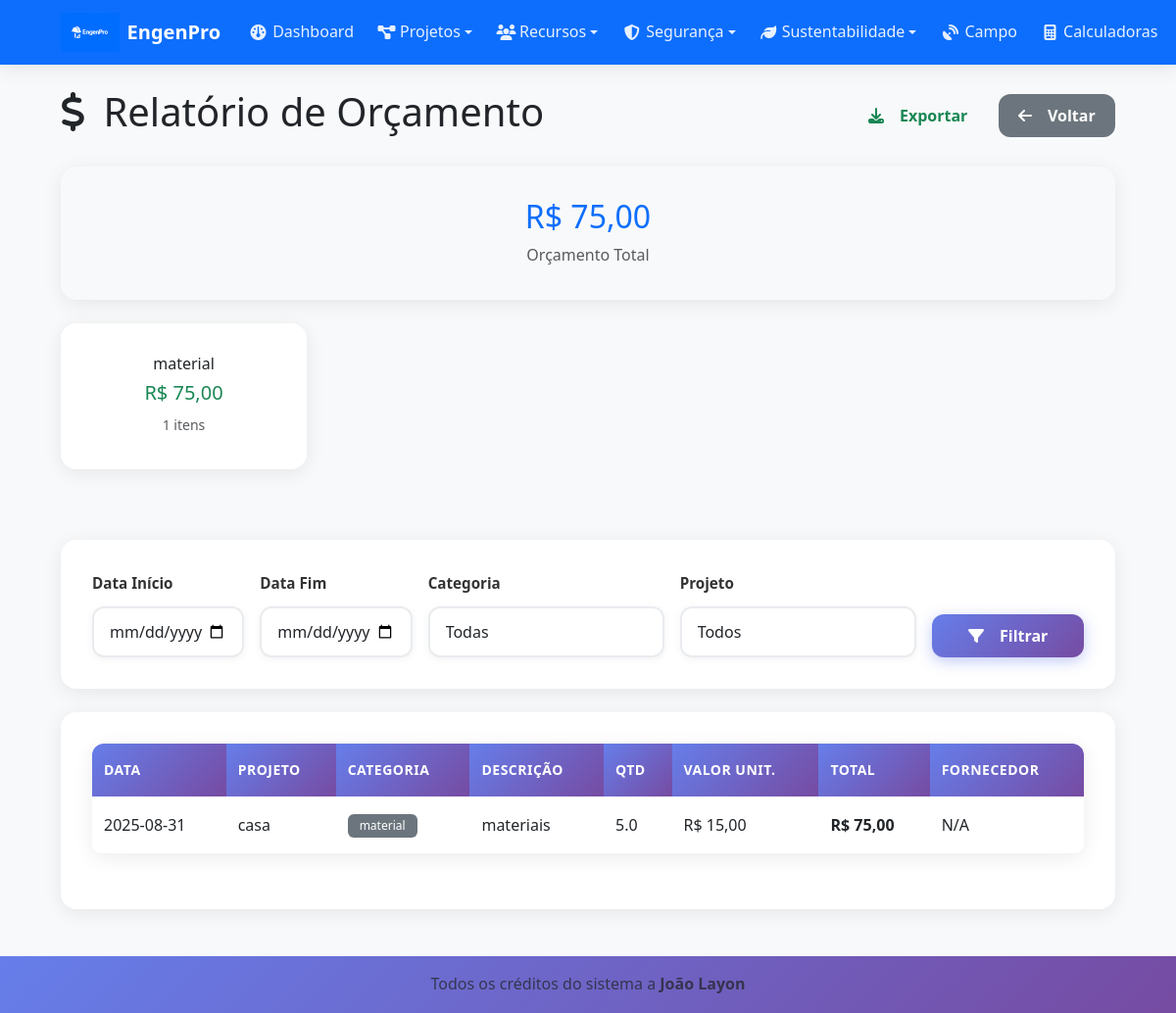
The app's page /reports/budget (signed in) with its own data.
### tables this page shows
CREATE TABLE budget_items (
    id INTEGER PRIMARY KEY AUTOINCREMENT,
    project_id INTEGER,
    category TEXT NOT NULL,
    description TEXT,
    quantity REAL DEFAULT 1,
    unit_cost REAL NOT NULL,
    total_cost REAL NOT NULL,
    supplier_id INTEGER,
    created_at TIMESTAMP DEFAULT CURRENT_TIMESTAMP,
    FOREIGN KEY (project_id) REFERENCES projects (id),
    FOREIGN KEY (supplier_id) REFERENCES suppliers (id)
);

CREATE TABLE projects (
    id INTEGER PRIMARY KEY AUTOINCREMENT,
    name TEXT NOT NULL,
    description TEXT,
    status TEXT DEFAULT 'active',
    start_date DATE,
    end_date DATE,
    budget REAL DEFAULT 0,
    user_id INTEGER,
    created_at TIMESTAMP DEFAULT CURRENT_TIMESTAMP,
    FOREIGN KEY (user_id) REFERENCES users (id)
);

### blueprints/reports.py (the view)
@reports_bp.route('/budget')
def budget():
    if 'user_id' not in session:
        return redirect(url_for('auth.login'))
    db = get_db()
    start_date = request.args.get('start_date')
    end_date = request.args.get('end_date')
    category = request.args.get('category')
    project_id = request.args.get('project_id')
    query = '''
        SELECT b.*, p.name as project_name, s.name as supplier_name
        FROM budget_items b
        LEFT JOIN projects p ON b.project_id = p.id
        LEFT JOIN suppliers s ON b.supplier_id = s.id
        WHERE 1=1
    '''
    params = []
    if start_date:
        query += ' AND b.created_at >= ?'
        params.append(start_date)
    if end_date:
        query += ' AND b.created_at <= ?'
        params.append(end_date + ' 23:59:59')
    if category:
        query += ' AND b.category = ?'
        params.append(category)
    if project_id:
        query += ' AND b.project_id = ?'
        params.append(project_id)
    query += ' ORDER BY b.created_at DESC'
    budget_items = db.execute(query, params).fetchall()
    category_totals = db.execute(
        'SELECT category, SUM(total_cost) as total, COUNT(*) as count '
        'FROM budget_items GROUP BY category ORDER BY total DESC'
    ).fetchall()
    total_budget = sum(item['total_cost'] for item in budget_items)
    projects = db.execute('SELECT id, name FROM projects ORDER BY name').fetchall()
    categories = db.execute(
        'SELECT DISTINCT category FROM budget_items WHERE category IS NOT NULL ORDER BY category'
    ).fetchall()
    return render_template('reports/budget.html',
                         budget_items=budget_items,
                         category_totals=category_totals,
                         total_budget=total_budget,
                         projects=projects,
                         categories=categories,
                         filters={
                             'start_date': start_date,
                             'end_date': end_date,
                             'category': category,
                             'project_id': project_id
                         })

### blueprints/reports.py (called while the page is built)
def get_db():
    from flask import current_app
    return current_app.get_db()

### templates/reports/budget.html (shortened to what this page needs)
{% extends "base.html" %}
{% block content %}
<div class="d-flex justify-content-between align-items-center mb-4">
    <h1>
        <i class="fas fa-dollar-sign me-2"></i>
        Relatório de Orçamento
    </h1>
    <div>
        <a href="{{ url_for('reports.export', report_type='budget') }}" class="btn btn-outline-success me-2">
            <i class="fas fa-download me-2"></i>
            Exportar
        </a>
        <a href="{{ url_for('reports.index') }}" class="btn btn-secondary">
            <i class="fas fa-arrow-left me-2"></i>
            Voltar
        </a>
    </div>
</div>
<div class="card mb-4 bg-light">
    <div class="card-body text-center">
        <h2 class="text-primary">R$ {{ "{:,.2f}".format(total_budget).replace(',', '.').replace('.', ',', 1) }}</h2>
        <p class="mb-0 text-muted">Orçamento Total</p>
    </div>
</div>
{% if category_totals %}
<div class="row mb-4">
    {% for category in category_totals %}
        <div class="col-md-3 mb-3">
            <div class="card">
                <div class="card-body text-center">
                    <h6 class="card-title">{{ category.category or 'Sem categoria' }}</h6>
                    <h5 class="text-success">R$ {{ "{:,.2f}".format(category.total).replace(',', '.').replace('.', ',', 1) }}</h5>
                    <small class="text-muted">{{ category.count }} itens</small>
                </div>
            </div>
        </div>
    {% endfor %}
</div>
{% endif %}
<div class="card mb-4">
    <div class="card-body">
        <form method="GET" class="row g-3">
            <div class="col-md-2">
                <label for="start_date" class="form-label">Data Início</label>
                <input type="date" class="form-control" id="start_date" name="start_date"
                       value="{{ filters.start_date or '' }}">
            </div>
            <div class="col-md-2">
                <label for="end_date" class="form-label">Data Fim</label>
                <input type="date" class="form-control" id="end_date" name="end_date"
                       value="{{ filters.end_date or '' }}">
            </div>
            <div class="col-md-3">
                <label for="category" class="form-label">Categoria</label>
                <select class="form-select" id="category" name="category">
                    <option value="">Todas</option>
                </select>
            </div>
            <div class="col-md-3">
                <label for="project_id" class="form-label">Projeto</label>
                <select class="form-select" id="project_id" name="project_id">
                    <option value="">Todos</option>
                </select>
            </div>
            <div class="col-md-2 d-flex align-items-end">
                <button type="submit" class="btn btn-primary w-100">
                    <i class="fas fa-filter me-2"></i>
                    Filtrar
                </button>
            </div>
        </form>
    </div>
</div>
{% if budget_items %}
    <div class="card">
        <div class="card-body">
            <div class="table-responsive">
                <table class="table table-hover">
                    <thead>
                        <tr>
                            <th>Data</th>
                            <th>Projeto</th>
                            <th>Categoria</th>
                            <th>Descrição</th>
                            <th>Qtd</th>
                            <th>Valor Unit.</th>
                            <th>Total</th>
                            <th>Fornecedor</th>
                        </tr>
                    </thead>
                    <tbody>
                        {% for item in budget_items %}
                            <tr>
                                <td>{{ item.created_at[:10] }}</td>
                                <td>{{ item.project_name or 'N/A' }}</td>
                                <td>
                                    <span class="badge bg-secondary">{{ item.category }}</span>
                                </td>
                                <td>{{ item.description or '-' }}</td>
                                <td>{{ item.quantity }}</td>
                                <td>R$ {{ "{:,.2f}".format(item.unit_cost).replace(',', '.').replace('.', ',', 1) }}</td>
                                <td class="fw-bold">R$ {{ "{:,.2f}".format(item.total_cost).replace(',', '.').replace('.', ',', 1) }}</td>
                                <td>{{ item.supplier_name or 'N/A' }}</td>
                            </tr>
                        {% endfor %}
                    </tbody>
                </table>
            </div>
        </div>
    </div>
{% endif %}
{% endblock %}

### static/css/style.css (style rules this page uses)
:root { --primary-color: #0d6efd; --success-color: #198754; --warning-color: #ffc107; --danger-color: #dc3545; --info-color: #0dcaf0; --dark-color: #212529; --light-color: #f8f9fa; --border-radius: 0.375rem; --box-shadow: 0 0.125rem 0.25rem rgba(0, 0, 0, 0.075); --box-shadow-lg: 0 1rem 3rem rgba(0, 0, 0, 0.175); }
body { font-family: 'Segoe UI', Tahoma, Geneva, Verdana, sans-serif; background-color: #f8f9fa; line-height: 1.6; }
.card { border: none; box-shadow: var(--box-shadow); transition: all 0.3s ease; border-radius: var(--border-radius); }
.btn { border-radius: var(--border-radius); font-weight: 500; transition: all 0.3s ease; border-width: 1px; }
.form-control, .form-select { border-radius: var(--border-radius); border-color: #ced4da; transition: all 0.3s ease; }
.form-label { font-weight: 600; color: var(--dark-color); margin-bottom: 0.5rem; }
.table { border-radius: var(--border-radius); overflow: hidden; }
.table thead th { background-color: var(--light-color); border-bottom: 2px solid #dee2e6; font-weight: 600; color: var(--dark-color); }
.badge { font-weight: 500; padding: 0.375rem 0.75rem; border-radius: var(--border-radius); }
* { box-sizing: border-box; }
html { scroll-behavior: smooth; -webkit-text-size-adjust: 100%; }
body { -webkit-overflow-scrolling: touch; touch-action: manipulation; }
.card { border: none; border-radius: 16px; box-shadow: 0 4px 20px rgba(0,0,0,0.08); transition: all 0.4s cubic-bezier(0.175, 0.885, 0.32, 1.275); overflow: hidden; margin-bottom: 1.5rem; backdrop-filter: blur(10px); background: rgba(255, 255, 255, 0.95); }
.card-body { padding: 1.5rem; }
.btn { min-height: 44px; padding: 0.75rem 1.5rem; border-radius: 12px; font-weight: 600; border: none; position: relative; overflow: hidden; transition: all 0.3s cubic-bezier(0.175, 0.885, 0.32, 1.275); text-decoration: none; display: inline-flex; align-items: center; justify-content: center; gap: 0.5rem; font-size: 0.95rem; cursor: pointer; user-select: none; -webkit-tap-highlight-color: transparent; }
.btn::before { content: ''; position: absolute; top: 0; left: -100%; width: 100%; height: 100%; background: linear-gradient(90deg, transparent, rgba(255,255,255,0.3), transparent); transition: left 0.6s; }
.btn-primary { background: linear-gradient(135deg, #667eea 0%, #764ba2 100%); color: white; box-shadow: 0 4px 15px rgba(102, 126, 234, 0.4); }
.form-label { font-weight: 600; color: #333; margin-bottom: 0.75rem; font-size: 0.95rem; }
.form-control, .form-select { min-height: 48px; padding: 0.875rem 1rem; border: 2px solid #e9ecef; border-radius: 12px; font-size: 1rem; transition: all 0.3s ease; background: white; box-shadow: 0 2px 8px rgba(0,0,0,0.05); }
.form-control::placeholder { color: #adb5bd; font-weight: 400; }
.table-responsive { border-radius: 12px; box-shadow: 0 4px 20px rgba(0,0,0,0.08); margin-bottom: 1.5rem; overflow: hidden; }
.table { margin-bottom: 0; font-size: 0.9rem; }
.table thead th { background: linear-gradient(135deg, #667eea 0%, #764ba2 100%); color: white; border: none; padding: 1rem 0.75rem; font-weight: 600; font-size: 0.875rem; text-transform: uppercase; letter-spacing: 0.5px; position: sticky; top: 0; z-index: 10; }
.table tbody td { padding: 1rem 0.75rem; vertical-align: middle; border-color: rgba(0,0,0,0.05); }
.table tbody tr { transition: all 0.3s ease; }
@media (min-width: 414px) { .btn { font-size: 1rem; } }
@media (min-width: 414px) { .card-body { padding: 1.75rem; } }
@media (min-width: 768px) { .card { margin-bottom: 2rem; } }
@media (min-width: 768px) { .card-body { padding: 2rem; } }
@media (min-width: 768px) { .btn { min-height: 40px; padding: 0.625rem 1.25rem; } }
@media (min-width: 768px) { .form-control, .form-select { min-height: 44px; padding: 0.75rem 1rem; } }
@media (min-width: 768px) { .table { font-size: 1rem; } }
.btn, .card, .nav-link, .dropdown-item, .table tbody tr { -webkit-tap-highlight-color: transparent; touch-action: manipulation; }
.btn, .form-control, .form-select, .nav-link { min-height: 44px; }
* { -webkit-transform: translateZ(0); transform: translateZ(0); }
.card, .btn, .navbar, .table-responsive { will-change: transform; backface-visibility: hidden; perspective: 1000px; }

### records on screen
budget_items: created_at "2025-08-31", name "casa", category "material", description "materiais", quantity "5.0", unit_cost "15,00", total_cost "75,00", supplier_name "N/A"

### other values on screen
{{ "{:,.2f}".format(total_budget).replace(',', '.').replace('.', ',', 1) }} "75,00"
{{ category.category or 'Sem categoria' }} "material"
{{ category.count }} "1"
